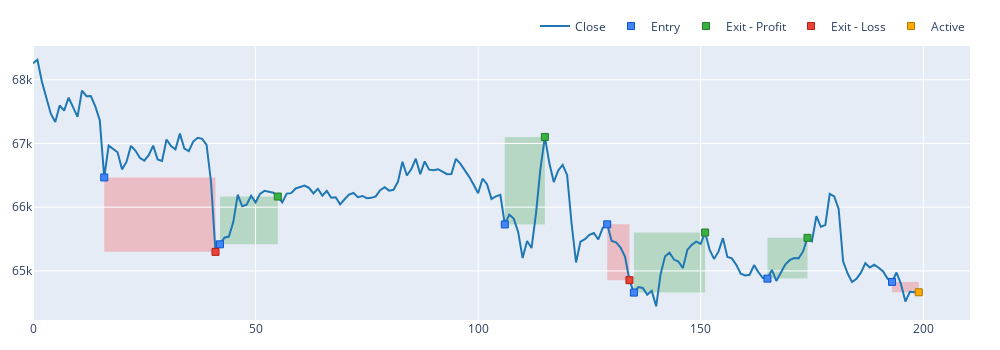

Write notebook code for a chart like this one.
### Code cell
# RSI策略回测
import pdb
import ccxt
import numpy as np
import pandas as pd
import wind_library
import vectorbt as vbt

# 获取Gate.io交易所BTC/USDT的1小时K线数据
btc_price = wind_library.get_ccxt_exchange_kline('gate', 'BTC/USDT', 'spot', '1h', 200).close

# RSI参数设置
rsi_window = 14

# 计算RSI指标
rsi = vbt.RSI.run(btc_price, rsi_window, short_name='RSI')

# 定义进入和退出条件：RSI低于某个阈值买入，高于某个阈值卖出
entry_threshold = 30  # RSI低于30时看涨
exit_threshold = 70  # RSI高于70时看跌
entries = rsi.rsi < entry_threshold
exits = rsi.rsi > exit_threshold

# 创建投资组合对象
# 注意：这里假设'both'方向可能不太适合RSI策略，通常RSI低买高卖对应'long'方向
pf = vbt.Portfolio.from_signals(btc_price, entries, exits, direction='longonly', size=np.inf, fees=0.001, freq='1h', sl_stop=0.01, tp_stop=0.02)

# 打印结果
print(f'total_return:\t{pf.total_return():.2f}%')
print(f'entries_counts:\t{entries[entries].count()}{"\t"*3}exits_counts:\t{exits[exits].count()}')
print(pf.trades.records_readable[['Entry Fees', 'Exit Fees', 'PnL', 'Return']])

# 绘制图表
fig = pf.trades.plot(width=1000)
# fig.add_scatter(x=btc_price.index, y=rsi.rsi, mode='lines', name=f'RSI ({rsi_window})')
fig.show()  # 显示图表

### Figure 1 — Plotly figure (JSON) as saved in the notebook; plotly's stock layout.template omitted (floating-point values rounded to 4 significant figures; data arrays with more than 128 entries replaced by an {"elided": "..."} marker saying what was removed)
{"data": [{"line": {"color": "#1f77b4"}, "name": "Close", "showlegend": true, "type": "scatter", "uid": "b63a006b-824d-4962-8875-7c5d271326cd", "x": {"elided": "200 int values"}, "y": {"elided": "200 float values"}}, {"customdata": [[0, 0, 0.001503, 0.0999, "Long"], [1, 1, 0.001497, 0.09795, "Long"], [2, 2, 0.001504, 0.09887, "Long"], [3, 3, 0.001533, 0.1007, "Long"], [4, 4, 0.001534, 0.0992, "Long"], [5, 5, 0.001548, 0.1004, "Long"], [6, 6, 0.001562, 0.1012, "Long"]], "hovertemplate": "Exit Trade Id: %{customdata[0]}<br>Position Id: %{customdata[1]}<br>Size: %{customdata[2]:.6f}<br>Entry Timestamp: %{x}<br>Avg Entry Price: %{y}<br>Entry Fees: %{customdata[3]:.6f}<br>Direction: %{customdata[4]}", "marker": {"color": "#4285F4", "line": {"color": "rgb(11,84,205)", "width": 1}, "size": 7, "symbol": "square"}, "mode": "markers", "name": "Entry", "type": "scatter", "uid": "9a8d8d3a-0d11-42ef-8b0f-daa9272955f8", "x": [16, 42, 106, 129, 135, 165, 193], "y": [66470.0, 65420.0, 65730.0, 65730.0, 64660.0, 64880.0, 64830.0]}, {"customdata": [[1, 1, 0.001497, 0.09907, 0.9261, 0.009455, "Long", "0 days 13:00:00"], [2, 2, 0.001504, 0.1009, 1.865, 0.01886, "Long", "0 days 09:00:00"], [4, 4, 0.001534, 0.1006, 1.247, 0.01257, "Long", "0 days 16:00:00"], [5, 5, 0.001548, 0.1014, 0.7883, 0.007848, "Long", "0 days 09:00:00"]], "hovertemplate": "Exit Trade Id: %{customdata[0]}<br>Position Id: %{customdata[1]}<br>Size: %{customdata[2]:.6f}<br>Exit Timestamp: %{x}<br>Avg Exit Price: %{y}<br>Exit Fees: %{customdata[3]:.6f}<br>PnL: %{customdata[4]:.6f}<br>Return: %{customdata[5]:.2%}<br>Direction: %{customdata[6]}<br>Duration: %{customdata[7]}", "marker": {"color": "#37B13F", "line": {"color": "rgb(38,123,44)", "width": 1}, "size": 7, "symbol": "square"}, "mode": "markers", "name": "Exit - Profit", "type": "scatter", "uid": "9fb9a9a6-161a-4dbc-883d-fb4807263b07", "x": [55, 115, 151, 174], "y": [66170.0, 67100.0, 65600.0, 65520.0]}, {"customdata": [[0, 0, 0.001503, 0.09815, -1.953, -0.01955, "Long", "1 days 01:00:00"], [3, 3, 0.001533, 0.09939, -1.543, -0.01531, "Long", "0 days 05:00:00"]], "hovertemplate": "Exit Trade Id: %{customdata[0]}<br>Position Id: %{customdata[1]}<br>Size: %{customdata[2]:.6f}<br>Exit Timestamp: %{x}<br>Avg Exit Price: %{y}<br>Exit Fees: %{customdata[3]:.6f}<br>PnL: %{customdata[4]:.6f}<br>Return: %{customdata[5]:.2%}<br>Direction: %{customdata[6]}<br>Duration: %{customdata[7]}", "marker": {"color": "#EA4335", "line": {"color": "rgb(181,31,18)", "width": 1}, "size": 7, "symbol": "square"}, "mode": "markers", "name": "Exit - Loss", "type": "scatter", "uid": "6fb6ca56-8075-4d7b-a140-8b3dd343297e", "x": [41, 134], "y": [65300.0, 64850.0]}, {"customdata": [[6, 6, 0.001562, 0, -0.3553, -0.00351, "Long", "0 days 07:00:00"]], "hovertemplate": "Exit Trade Id: %{customdata[0]}<br>Position Id: %{customdata[1]}<br>Size: %{customdata[2]:.6f}<br>Exit Timestamp: %{x}<br>Avg Exit Price: %{y}<br>Exit Fees: %{customdata[3]:.6f}<br>PnL: %{customdata[4]:.6f}<br>Return: %{customdata[5]:.2%}<br>Direction: %{customdata[6]}<br>Duration: %{customdata[7]}", "marker": {"color": "#FFAA00", "line": {"color": "rgb(178,118,0)", "width": 1}, "size": 7, "symbol": "square"}, "mode": "markers", "name": "Active", "type": "scatter", "uid": "286b27d3-df40-4dee-9c0d-663dc78938bb", "x": [199], "y": [64660.0]}], "layout": {"height": 350, "legend": {"orientation": "h", "traceorder": "normal", "x": 1, "xanchor": "right", "y": 1.02, "yanchor": "bottom"}, "margin": {"b": 30, "l": 30, "r": 30, "t": 30}, "shapes": [{"fillcolor": "green", "layer": "below", "line": {"width": 0}, "opacity": 0.2, "type": "rect", "x0": 42, "x1": 55, "xref": "x", "y0": 65420.0, "y1": 66170.0, "yref": "y"}, {"fillcolor": "green", "layer": "below", "line": {"width": 0}, "opacity": 0.2, "type": "rect", "x0": 106, "x1": 115, "xref": "x", "y0": 65730.0, "y1": 67100.0, "yref": "y"}, {"fillcolor": "green", "layer": "below", "line": {"width": 0}, "opacity": 0.2, "type": "rect", "x0": 135, "x1": 151, "xref": "x", "y0": 64660.0, "y1": 65600.0, "yref": "y"}, {"fillcolor": "green", "layer": "below", "line": {"width": 0}, "opacity": 0.2, "type": "rect", "x0": 165, "x1": 174, "xref": "x", "y0": 64880.0, "y1": 65520.0, "yref": "y"}, {"fillcolor": "red", "layer": "below", "line": {"width": 0}, "opacity": 0.2, "type": "rect", "x0": 16, "x1": 41, "xref": "x", "y0": 66470.0, "y1": 65300.0, "yref": "y"}, {"fillcolor": "red", "layer": "below", "line": {"width": 0}, "opacity": 0.2, "type": "rect", "x0": 129, "x1": 134, "xref": "x", "y0": 65730.0, "y1": 64850.0, "yref": "y"}, {"fillcolor": "red", "layer": "below", "line": {"width": 0}, "opacity": 0.2, "type": "rect", "x0": 193, "x1": 199, "xref": "x", "y0": 64830.0, "y1": 64660.0, "yref": "y"}], "width": 1000, "xaxis": {"autorange": true, "range": [0, 210.5], "type": "linear"}, "yaxis": {"autorange": true, "range": [64230.0, 68530.0], "type": "linear"}}}
